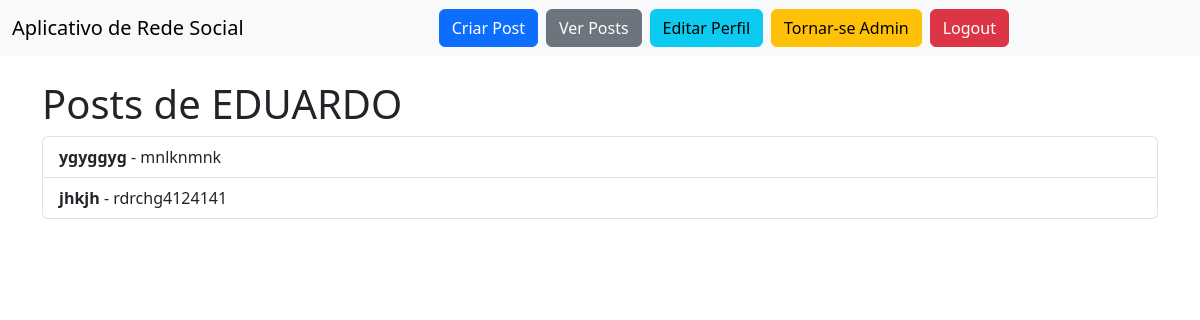
/posts/user/1 (signed in), run on an earlier commit of the app's database.
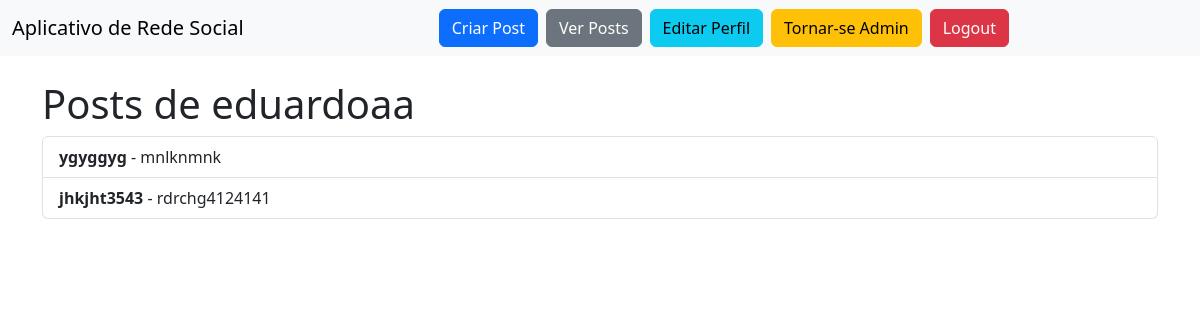
And on a later commit of the database.
### models.py (models this page shows)
class Usuario(db.Model):
    __tablename__ = 'usuarios'
    id = db.Column(db.Integer, primary_key=True)
    nome = db.Column(db.String(100), nullable=False)
    email = db.Column(db.String(100), unique=True, nullable=False)
    senha = db.Column(db.String(200), nullable=False)
    is_admin = db.Column(db.Boolean, default=False)
    posts = db.relationship('Post', backref='autor', lazy=True)

class Post(db.Model):
    __tablename__ = 'posts'
    id = db.Column(db.Integer, primary_key=True)
    titulo = db.Column(db.String(200), nullable=False)
    descricao = db.Column(db.Text, nullable=False)
    user_id = db.Column(db.Integer, db.ForeignKey('usuarios.id'), nullable=False)

### routes/posts_routes.py (the view)
    @app.route('/posts/user/<int:user_id>', methods=['GET'])
    def posts_by_user(user_id):
        current_user_id = get_current_user_id()
        if not current_user_id:
            flash("Você precisa estar logado para ver posts de um usuário.", "error")
            return redirect(url_for('login'))
        user = Usuario.query.get_or_404(user_id)
        posts = Post.query.filter_by(user_id=user_id).all()
        return render_template('posts/posts_by_user.html', user=user, posts=posts)

### routes/posts_routes.py (called while the page is built)
def get_current_user_id():
    access_token = session.get('access_token')
    if not access_token:
        return None
    try:
        decoded = decode_token(access_token)
        return int(decoded.get("sub"))
    except Exception:
        return None

### templates/posts/posts_by_user.html (shortened to what this page needs)
{% extends "base.html" %}
{% block content %}
    <h1>Posts de {{ user.nome }}</h1>
    <ul class="list-group">
        {% for post in posts %}
            <li class="list-group-item">
                <strong>{{ post.titulo }}</strong> - {{ post.descricao }}
            </li>
        {% endfor %}
    </ul>
{% endblock %}

What changed in the data, as far as the page shows it:
changed Usuario: nome "EDUARDO" → "eduardoaa"
changed Post "rdrchg4124141": titulo "jhkjh" → "jhkjht3543"
